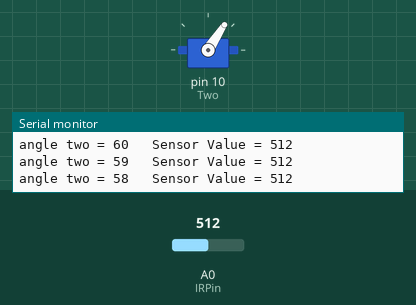
Simulated run of this sketch. Board: Arduino Uno, built with avr-gcc and run on an emulated ATmega328P. Parts: servo, the last lines printed to the serial monitor. The inputs (shaded band) are chosen by the test bench; at power-on: A0 (IRPin) = 512.

Above: at 1.7 s.
1.8 s: A0 (IRPin) set to 104
At 2.32 s:
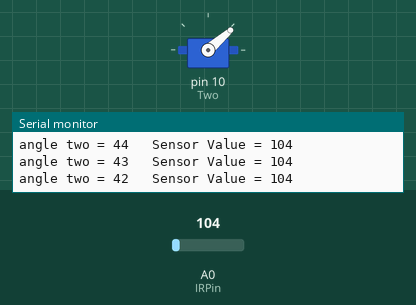
4.8 s: A0 (IRPin) set to 88
At 6.31 s:
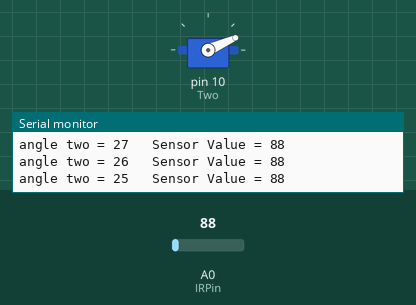
7.8 s: A0 (IRPin) set to 0
At 10.16 s:
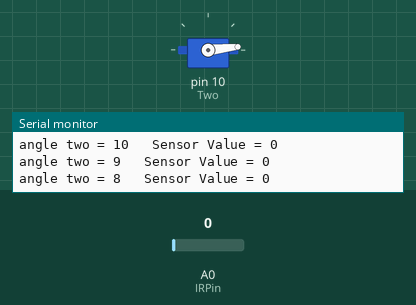
Timing chart, 0 to 16.8 s (numbered marks = the images above; inputs shaded):
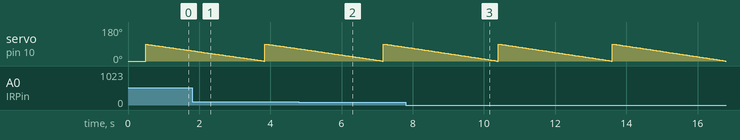

The sketch:

POE_project_part_one.ino
```cpp
#include <Servo.h>
#include<SharpIR.h>
#define IRPin A0
#define model 20150;

//Servo One;  // create servo object to control a servo
Servo Two;

// twelve servo objects can be created on most boards

//int posone = 0;    // variable to store the servo position
int postwo = 0;    // variable to store the servo position

//int AngleOne = 0; // Angle of sevro one
int AngleTwo = 0; // Angle of servo two
int sensorValue;


void setup() {
  Serial.begin(9600); // initialize serial communications at 9600 bps:
//  One.attach(9);  // attaches the servo on pin 9 to the servo object
  Two.attach(10);  // attaches the servo on pin 10 to the servo object

//  One.write(posone);
  Two.write(postwo);
  delay(500);
}

void loop() {
//  for (posone = 0; posone <= 180; posone += 10) { // goes from 0 degrees to 180 degrees// in steps of 1 degree
//    One.write(posone);              // tell servo to go to position in variable 'pos'
//    delay(15);                       // waits 15ms for the servo to reach the position

    for (postwo = 90; postwo >= 0; postwo -= 1) { // goes from 180 degrees to 0 degrees
      Two.write(postwo);  // tell servo to go to position in variable 'pos'
      sensorValue = analogRead(A0);
//      Serial.print("angle one = ");
//      Serial.print(posone);
      Serial.print("angle two = ");
      Serial.print(postwo);
      Serial.print("\t Sensor Value = ");
      Serial.println(sensorValue);
      delay(15);          // waits 15ms for the servo to reach the position
    }
 //}
 }
```

Measured:
- the behaviour switches between 100 and 99 on A0 (IRPin) (found by bisection; images 1 and 2)
- by itself, servo on pin 10 (Two): ramps from 90° to 0° and jumps back, once every 3.2 s
